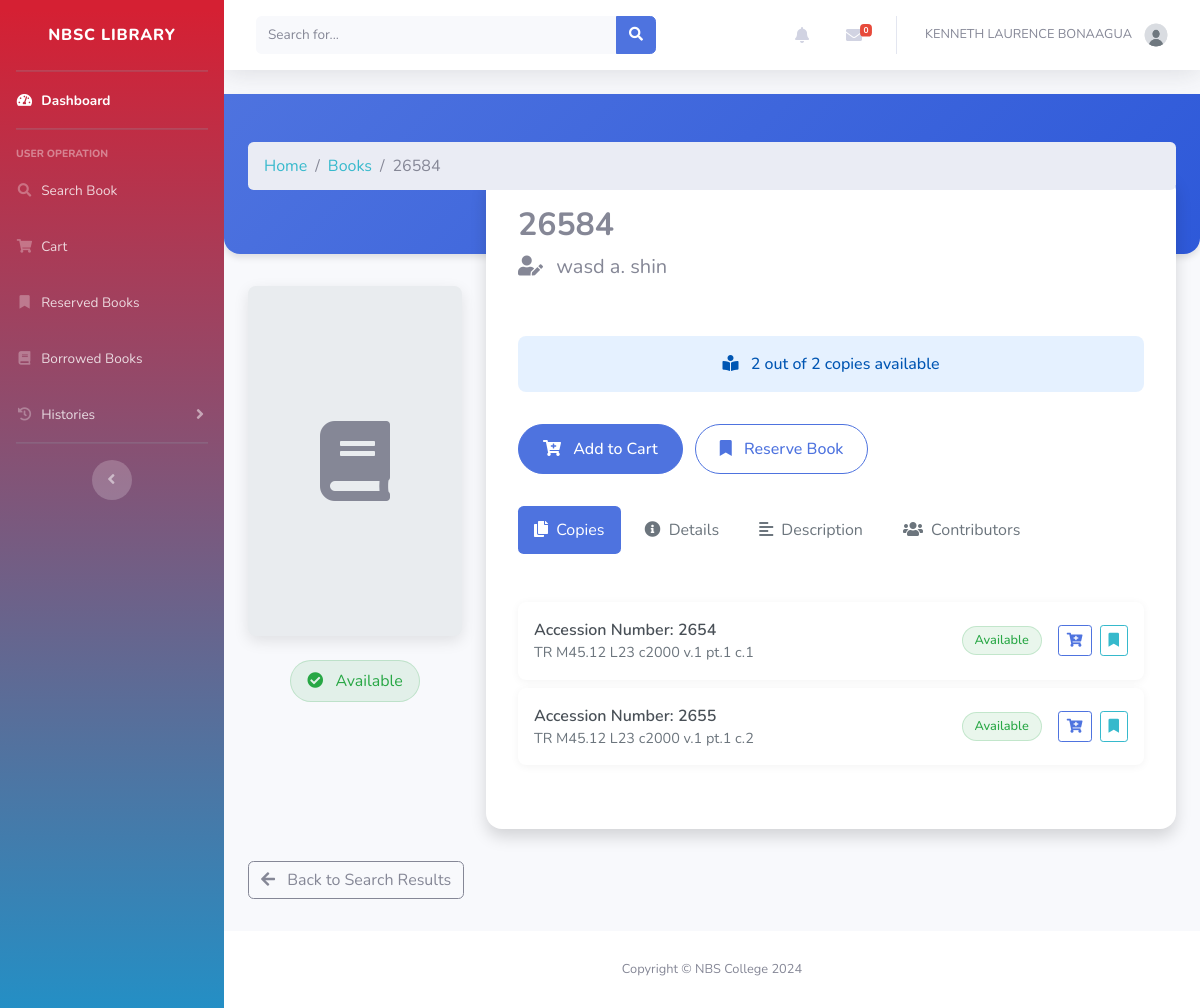
The app's page /user/view_book.php?book_id=69&group=1 (signed in) with its own data.
### tables this page shows
CREATE TABLE `books` (
  `id` int(11) NOT NULL,
  `accession` int(11) NOT NULL,
  `title` varchar(100) DEFAULT NULL,
  `preferred_title` varchar(100) DEFAULT NULL,
  `parallel_title` varchar(100) DEFAULT NULL,
  `subject_category` varchar(100) DEFAULT NULL,
  `program` varchar(50) DEFAULT NULL,
  `subject_detail` varchar(9999) DEFAULT NULL,
  `summary` varchar(1000) DEFAULT NULL,
  `contents` varchar(1000) DEFAULT NULL,
  `front_image` varchar(100) DEFAULT NULL,
  `back_image` varchar(100) DEFAULT NULL,
  `dimension` varchar(100) DEFAULT NULL,
  `series` varchar(100) DEFAULT NULL,
  `volume` varchar(100) DEFAULT NULL,
  `part` varchar(20) DEFAULT NULL,
  `edition` varchar(100) DEFAULT NULL,
  `copy_number` int(225) DEFAULT NULL,
  `total_pages` varchar(100) DEFAULT NULL,
  `supplementary_contents` varchar(100) DEFAULT NULL,
  `ISBN` varchar(100) DEFAULT NULL,
  `content_type` varchar(100) DEFAULT NULL,
  `media_type` varchar(100) DEFAULT NULL,
  `carrier_type` varchar(100) DEFAULT NULL,
  `call_number` varchar(100) DEFAULT NULL,
  `URL` varchar(225) DEFAULT NULL,
  `language` varchar(100) DEFAULT NULL,
  `shelf_location` varchar(100) DEFAULT NULL,
  `entered_by` int(225) DEFAULT NULL,
  `date_added` date DEFAULT NULL,
  `status` varchar(100) DEFAULT NULL,
  `updated_by` int(11) DEFAULT NULL,
  `last_update` date DEFAULT NULL
);

### User/view_book.php (the view, shortened to what this page needs)
<?php
include '../db.php';
$isLoggedIn = isset($_SESSION['user_id']);
$bookId = isset($_GET['book_id']) ? intval($_GET['book_id']) : 0;
$error = null;
if ($bookId > 0) {
    $query = "SELECT * FROM books WHERE id = ?";
    $stmt = $conn->prepare($query);
    $stmt->bind_param("i", $bookId);
    $stmt->execute();
    $result = $stmt->get_result();
    if ($result && $result->num_rows > 0) {
        $selectedBook = $result->fetch_assoc();
        $copiesQuery = "SELECT * FROM books WHERE title = ?";
        $params = array($selectedBook['title']);
        $types = "s";
        if (!empty($selectedBook['ISBN'])) {
            $copiesQuery .= " AND ISBN = ?";
            $params[] = $selectedBook['ISBN'];
            $types .= "s";
        } else {
            $copiesQuery .= " AND (ISBN IS NULL OR ISBN = '')";
        }
        if (!empty($selectedBook['series'])) {
            $copiesQuery .= " AND series = ?";
            $params[] = $selectedBook['series'];
            $types .= "s";
        } else {
            $copiesQuery .= " AND (series IS NULL OR series = '')";
        }
        if (!empty($selectedBook['volume'])) {
            $copiesQuery .= " AND volume = ?";
            $params[] = $selectedBook['volume'];
            $types .= "s";
        } else {
            $copiesQuery .= " AND (volume IS NULL OR volume = '')";
        }
        if (!empty($selectedBook['part'])) {
            $copiesQuery .= " AND part = ?";
            $params[] = $selectedBook['part'];
            $types .= "s";
        } else {
            $copiesQuery .= " AND (part IS NULL OR part = '')";
        }
        if (!empty($selectedBook['edition'])) {
            $copiesQuery .= " AND edition = ?";
            $params[] = $selectedBook['edition'];
            $types .= "s";
        } else {
            $copiesQuery .= " AND (edition IS NULL OR edition = '')";
        }
        $copiesQuery .= " ORDER BY (id = ?) DESC, copy_number";
        $params[] = $bookId;
        $types .= "i";
        $stmt = $conn->prepare($copiesQuery);
        $stmt->bind_param($types, ...$params);
        $stmt->execute();
        $copiesResult = $stmt->get_result();
        $copies = [];
        $availableCopies = 0;
        while ($copy = $copiesResult->fetch_assoc()) {
            $copies[] = $copy;
            if ($copy['status'] == 'Available') {
                $availableCopies++;
            }
        }
        $book = $selectedBook;
        $totalCopies = count($copies);
        $copyBookIds = array_column($copies, 'id');
        if (!empty($copyBookIds)) {
            $bookIdsStr = implode(',', $copyBookIds);
            $contributorsQuery = "SELECT c.*, w.firstname, w.middle_init, w.lastname, c.role, c.book_id
                                FROM contributors c
                                JOIN writers w ON c.writer_id = w.id
                                WHERE c.book_id IN ($bookIdsStr)
                                ORDER BY (c.book_id = $bookId) DESC, FIELD(c.role, 'Author', 'Co-Author', 'Editor'), w.lastname";
            $contributorsResult = $conn->query($contributorsQuery);
            $contributors = [];
            $contributorsByRole = [
                'Author' => [],
                'Co-Author' => [],
                'Editor' => [],
                'Other' => []
            ];
            $seenContributors = [];
            while ($row = $contributorsResult->fetch_assoc()) {
                $contributorName = $row['firstname'] . ' ' .
                                ($row['middle_init'] ? $row['middle_init'] . '. ' : '') .
                                $row['lastname'];
                $contributorKey = $contributorName . '|' . $row['role'];
                if (!isset($seenContributors[$contributorKey])) {
                    $contributors[] = [
                        'name' => $contributorName,
                        'role' => $row['role'],
                        'book_id' => $row['book_id']
                    ];
                    if (array_key_exists($row['role'], $contributorsByRole)) {
                        $contributorsByRole[$row['role']][] = [
                            'name' => $contributorName,
                            'book_id' => $row['book_id']
                        ];
                    } else {
                        $contributorsByRole['Other'][] = [
                            'name' => $contributorName,
                            'role' => $row['role'],
                            'book_id' => $row['book_id']
                        ];
                    }
                    $seenContributors[$contributorKey] = true;
                }
            }
            $primaryAuthorArray = !empty($contributorsByRole['Author']) ?
                                 array_filter($contributorsByRole['Author'], function($author) use ($bookId) {
                                     return $author['book_id'] == $bookId;
                                 }) : [];
            $primaryAuthor = !empty($primaryAuthorArray) ? reset($primaryAuthorArray)['name'] : 'N/A';
            $coAuthors = array_filter(!empty($contributorsByRole['Co-Author']) ?
                                   array_column($contributorsByRole['Co-Author'], 'name') : [], 'strlen');
            $editors = array_filter(!empty($contributorsByRole['Editor']) ?
                                 array_column($contributorsByRole['Editor'], 'name') : [], 'strlen');
        }
        $inCart = false;
        $isReserved = false;
        $isBorrowed = false;
    } else {
        $error = "Book not found.";
    }
} else {
    $error = "Invalid book ID.";
}
?>
<!DOCTYPE html>
<html lang="en">
<head>
    <link href="https://cdn.jsdelivr.net/npm/bootstrap@5.1.3/dist/css/bootstrap.min.css" rel="stylesheet">
    <link href="https://cdnjs.cloudflare.com/ajax/libs/font-awesome/6.0.0-beta3/css/all.min.css" rel="stylesheet">
</head>
<body>
    <?php
    if ($isLoggedIn) {
        include 'inc/header.php';
    }
    ?>
    <?php if ($error): ?>
        <div class="container mt-5">
            <div class="alert alert-danger">
                <i class="fas fa-exclamation-circle me-2"></i> <?php echo htmlspecialchars($error); ?>
                <div class="mt-3">
                    <a href="searchbook.php" class="btn btn-outline-danger">
                        <i class="fas fa-arrow-left me-2"></i> Back to Search
                    </a>
                </div>
            </div>
        </div>
    <?php elseif (isset($book)): ?>
        <header class="book-header">
            <div class="container">
                <nav aria-label="breadcrumb">
                    <ol class="breadcrumb">
                        <li class="breadcrumb-item"><a href="index.php">Home</a></li>
                        <li class="breadcrumb-item"><a href="searchbook.php">Books</a></li>
                        <li class="breadcrumb-item active"><?php echo htmlspecialchars(substr($book['title'], 0, 30)) . (strlen($book['title']) > 30 ? '...' : ''); ?></li>
                    </ol>
                </nav>
            </div>
        </header>
        <div class="container">
            <div class="row">
                <div class="col-lg-3 mb-4">
                    <?php if (!empty($book['front_image'])): ?>
                        <img src="<?php echo htmlspecialchars($book['front_image']); ?>" alt="Book Cover" class="book-cover">
                    <?php else: ?>
                        <div class="no-image-placeholder">
                            <i class="fas fa-book fa-5x text-muted"></i>
                        </div>
                    <?php endif; ?>
                    <div class="text-center mt-4">
                        <span class="availability-badge <?php echo ($availableCopies > 0) ? 'badge-available' : 'badge-unavailable'; ?>">
                            <i class="fas <?php echo ($availableCopies > 0) ? 'fa-check-circle' : 'fa-times-circle'; ?> me-2"></i>
                            <?php echo ($availableCopies > 0) ? 'Available' : 'Unavailable'; ?>
                        </span>
                    </div>
                </div>
                <div class="col-lg-9">
                    <div class="book-metadata">
                        <h1 class="book-title"><?php echo htmlspecialchars($book['title']); ?></h1>
                        <p class="book-author">
                            <i class="fas fa-user-edit me-2"></i>
                            <?php echo htmlspecialchars($primaryAuthor); ?>
                        </p>
                        <?php if (!empty($coAuthors) || !empty($editors)): ?>
                        <div class="additional-contributors">
                        </div>
                        <?php endif; ?>
                        <div class="copy-summary">
                            <i class="fas fa-book-reader me-2"></i>
                            <?php echo $availableCopies; ?> out of <?php echo $totalCopies; ?> copies available
                        </div>
                        <?php if ($isLoggedIn): ?>
                            <?php if ($availableCopies > 0 && !$isBorrowed && !$isReserved): ?>
                                <div class="action-buttons">
                                    <?php if (!$inCart): ?>
                                        <button class="btn btn-primary" onclick="addToCart(<?php echo $book['id']; ?>)">
                                            <i class="fas fa-cart-plus me-2"></i> Add to Cart
                                        </button>
                                    <?php else: ?>
                                        <button class="btn btn-success" disabled>
                                            <i class="fas fa-check me-2"></i> In Your Cart
                                        </button>
                                    <?php endif; ?>
                                    <button class="btn btn-outline-primary" onclick="reserveBook(<?php echo $book['id']; ?>)">
                                        <i class="fas fa-bookmark me-2"></i> Reserve Book
                                    </button>
                                </div>
                            <?php elseif ($isBorrowed): ?>
                                <div class="alert alert-info">
                                    <i class="fas fa-book-reader me-2"></i> You currently have this book borrowed.
                                </div>
                            <?php endif; ?>
                        <?php endif; ?>
                        <ul class="nav nav-pills mt-4" id="bookDetailsTabs" role="tablist">
                            <li class="nav-item" role="presentation">
                                <button class="nav-link active" id="copies-tab" data-bs-toggle="tab" data-bs-target="#copies" type="button" role="tab" aria-controls="copies" aria-selected="true">
                                    <i class="fas fa-copy me-1"></i> Copies
                                </button>
                            </li>
                            <li class="nav-item" role="presentation">
                                <button class="nav-link" id="details-tab" data-bs-toggle="tab" data-bs-target="#details" type="button" role="tab" aria-controls="details" aria-selected="false">
                                    <i class="fas fa-info-circle me-1"></i> Details
                                </button>
                            </li>
                            <li class="nav-item" role="presentation">
                                <button class="nav-link" id="description-tab" data-bs-toggle="tab" data-bs-target="#description" type="button" role="tab" aria-controls="description" aria-selected="false">
                                    <i class="fas fa-align-left me-1"></i> Description
                                </button>
                            </li>
                            <?php if (count($contributors) > 0): ?>
                            <li class="nav-item" role="presentation">
                                <button class="nav-link" id="contributors-tab" data-bs-toggle="tab" data-bs-target="#contributors" type="button" role="tab" aria-controls="contributors" aria-selected="false">
                                    <i class="fas fa-users me-1"></i> Contributors
                                </button>
                            </li>
                            <?php endif; ?>
                        </ul>
                        <div class="tab-content" id="bookDetailsTabsContent">
                            <div class="tab-pane fade show active" id="copies" role="tabpanel" aria-labelledby="copies-tab">
                                <div class="copy-list">
                                    <?php foreach ($copies as $copy): ?>
                                    <div class="copy-item">
                                        <div class="copy-info">
                                            <span class="copy-accession">Accession Number: <?php echo htmlspecialchars($copy['accession']); ?></span>
                                            <span class="copy-callnumber"><?php echo htmlspecialchars($copy['call_number'] ?: 'No call number'); ?></span>
                                        </div>
                                        <div class="d-flex align-items-center">
                                            <span class="copy-status <?php echo ($copy['status'] == 'Available') ? 'copy-available' : 'copy-unavailable'; ?>">
                                                <?php echo htmlspecialchars($copy['status']); ?>
                                            </span>
                                            <?php if ($isLoggedIn && $copy['status'] == 'Available' && !$inCart && !$isReserved && !$isBorrowed): ?>
                                            <div class="copy-actions ms-3">
                                                <button class="btn btn-sm btn-outline-primary" onclick="addToCart(<?php echo $copy['id']; ?>)">
                                                    <i class="fas fa-cart-plus"></i>
                                                </button>
                                                <button class="btn btn-sm btn-outline-info" onclick="reserveBook(<?php echo $copy['id']; ?>)">
                                                    <i class="fas fa-bookmark"></i>
                                                </button>
                                            </div>
                                            <?php endif; ?>
                                        </div>
                                    </div>
                                    <?php endforeach; ?>
                                </div>
                            </div>
                        </div>
                    </div>
                </div>
            </div>
            <a href="searchbook.php" class="btn btn-outline-secondary back-to-search">
                <i class="fas fa-arrow-left me-2"></i> Back to Search Results
            </a>
        </div>
    <?php endif; ?>
    <?php
    if ($isLoggedIn) {
        include 'inc/footer.php';
    }
    ?>
</body>
</html>

### records on screen
books: title "26584", accession "2654", call_number "TR M45.12 L23 c2000 v.1 pt.1 c.1", status "Available"
books: accession "2655", call_number "TR M45.12 L23 c2000 v.1 pt.1 c.2", status "Available"

### other values on screen
$_SESSION['firstname'] "KENNETH LAURENCE"
$_SESSION['lastname'] "BONAAGUA"
$primaryAuthor "wasd a. shin"
$availableCopies "2"
$totalCopies "2"
